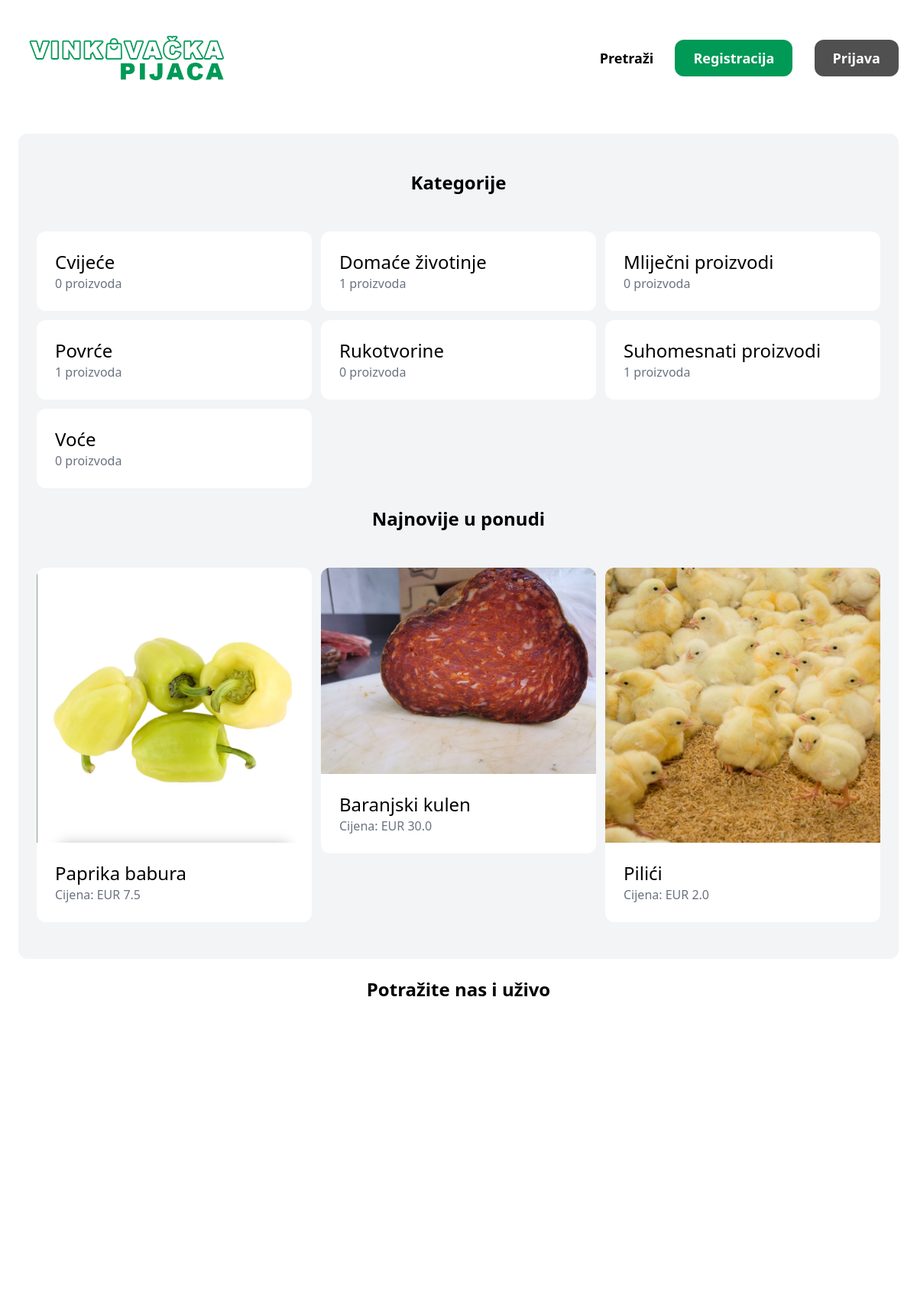
The page / on the database its author committed.
### item/models.py (models this page shows, shortened)
class Category(models.Model):
    naziv = models.CharField(max_length=255)
    class Meta:
        ordering = ('naziv',)
        verbose_name_plural = 'Categories'

class Item(models.Model):
    kategorija = models.ForeignKey(Category, related_name='items', on_delete=models.CASCADE)
    naziv = models.CharField(max_length=255)
    opis = models.TextField(blank=True, null=True)
    cijena = models.FloatField()
    slika = models.ImageField(upload_to='item_images', blank=True, null=True)
    created_at = models.DateTimeField(auto_now_add=True)
    created_by = models.ForeignKey(User, related_name='items', on_delete=models.CASCADE)

### home/views.py (the view)
# urls.py: path('', views.index, name='index')
def index(request):
    items = Item.objects.all()[0:6]
    categories = Category.objects.all()
    context = {
        'categories': categories,
        'items': items,
    }
    return render(request, 'home/index.html', context)

### home/templates/home/index.html (shortened to what this page needs)
{% extends 'home/base.html' %}
{% block content %}
    <div class="mt-6 px-6 py-12 bg-gray-100 rounded-xl">
        <div class="pb-6 bg-gray-100 rounded-xl">
            <h2 class="mb-12 text-2xl text-center"><b>Kategorije</b></h2>
            <div class="grid grid-cols-3 gap-3">
                {% for category in categories %}
                    <div>
                        <a href="{% url 'item:items' %}?category={{ category.id }}">
                            <div class="p-6 bg-white rounded-xl">
                                <h2 class="text-2xl">{{ category.naziv }}</h2>
                                <p class="text-gray-500">{{ category.items.count }} proizvoda</p>
                            </div>
                        </a>
                    </div>
                {% endfor %}
            </div>
        </div>
        <h2 class="mb-12 text-2xl text-center"><b>Najnovije u ponudi</b></h2>
        <div class="grid grid-cols-3 gap-3">
            {% for item in items %}
                <div class="hover:scale-105 ease-in-out duration-300">
                    <a href="{% url 'item:detail' item.id %}">
                        <div>
                            <img src="{{ item.slika.url }}" class="rounded-t-xl">
                        </div>
                        <div class="p-6 bg-white rounded-b-xl">
                            <h2 class="text-2xl">{{ item.naziv }}</h2>
                            <p class="text-gray-500">Cijena: EUR {{ item.cijena }}</p>
                        </div>
                    </a>
                </div>
            {% endfor %}
        </div>
    </div>
    <div style="display: flex; justify-content: center; align-items: center; margin: 0; height: 10vh; font-size: x-large;"><strong>Potražite nas i uživo</strong></div>
    <div style="display: flex; justify-content: center; align-items: center; margin: 0; height: 40vh;">
        <iframe src="https://www.google.com/maps/embed?pb=!1m18!1m12!1m3!1d2934.57536538728!2d18.80409950641796!3d45.28999258289217!2m3!1f0!2f0!3f0!3m2!1i1024!2i768!4f13.1!3m3!1m2!1s0x475c8ae094d7cb09%3A0x711eb78481757a70!2sTr%C5%BEnica%20Vinkovci!5e0!3m2!1sen!2shr!4v1708518563607!5m2!1sen!2shr" width="800" height="400" style="border:0;" allowfullscreen="" loading="lazy"></iframe>
    </div>
{% endblock %}

### rows shown on the page
Category: naziv "Cvijeće", items.count "0"
Category: naziv "Domaće životinje", items.count "1"
Category: naziv "Mliječni proizvodi", items.count "0"
Category: naziv "Povrće", items.count "1"
Category: naziv "Rukotvorine", items.count "0"
Category: naziv "Suhomesnati proizvodi", items.count "1"
Category: naziv "Voće", items.count "0"
Item: slika (picture), naziv "Paprika babura", cijena "7.5"
Item: slika (picture), naziv "Baranjski kulen", cijena "30.0"
Item: slika (picture), naziv "Pilići", cijena "2.0"
